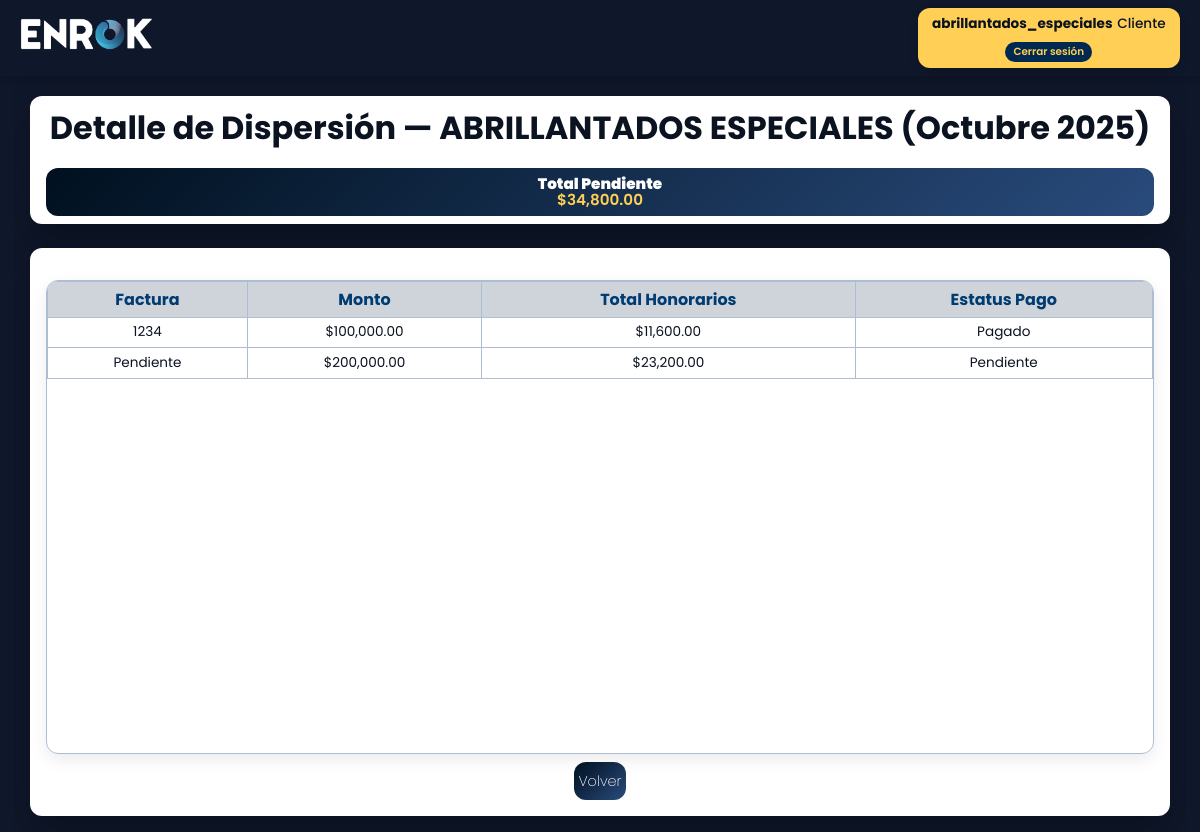
Screenshot of /detalle/cliente/?mes=10&anio=2025 (signed in) with the database file from the repository.
### clientes/models.py (models this page shows, shortened)
class Cliente(models.Model):
    servicio = models.CharField(max_length=100)
    comision_procom = models.FloatField(blank=True, null=True)
    factura = models.CharField(blank=True, null=True)
    nombre = models.CharField(max_length=150)
    tipo_persona = models.CharField(max_length=50)
    utilidad_enrok = models.FloatField(blank=True, null=True)
    comisionista_1 = models.CharField(max_length=100, blank=True, null=True)
    porcentaje_1 = models.FloatField(blank=True, null=True)
    comisionista_2 = models.CharField(max_length=100, blank=True, null=True)
    porcentaje_2 = models.FloatField(blank=True, null=True)
    comisionista_3 = models.CharField(max_length=100, blank=True, null=True)
    porcentaje_3 = models.FloatField(blank=True, null=True)
    comisionista_4 = models.CharField(max_length=100, blank=True, null=True)
    porcentaje_4 = models.FloatField(blank=True, null=True)
    comisionista_5 = models.CharField(max_length=100, blank=True, null=True)
    porcentaje_5 = models.FloatField(blank=True, null=True)
    comisionista_6 = models.CharField(max_length=100, blank=True, null=True)
    porcentaje_6 = models.FloatField(blank=True, null=True)
    comisionista_7 = models.CharField(max_length=100, blank=True, null=True)
    porcentaje_7 = models.FloatField(blank=True, null=True)
    comisionista_8 = models.CharField(max_length=100, blank=True, null=True)
    porcentaje_8 = models.FloatField(blank=True, null=True)
    comisionista_9 = models.CharField(max_length=100, blank=True, null=True)
    porcentaje_9 = models.FloatField(blank=True, null=True)
    fecha_registro = models.DateTimeField(auto_now_add=True)
    usuario = models.OneToOneField(User, on_delete=models.CASCADE, related_name='cliente_asociado')

### dispersiones/models.py (models this page shows, shortened)
class Dispersion(models.Model):
    fecha = models.DateTimeField(default=timezone.now)
    cliente = models.ForeignKey(Cliente, on_delete=models.CASCADE)
    factura = models.CharField(max_length=100)
    num_factura = models.CharField(max_length=100, blank=True, null=True)
    monto = models.DecimalField(max_digits=12, decimal_places=2)
    comision = models.DecimalField(max_digits=12, decimal_places=2, editable=False)
    num_factura_honorarios = models.CharField(max_length=100, blank=True, null=True)
    total_honorarios = models.DecimalField(max_digits=12, decimal_places=2, editable=False)
    estatus_proceso = models.CharField(max_length=50)
    comentarios = models.TextField(blank=True, null=True)
    num_periodo = models.CharField(max_length=50, blank=True, null=True)
    estatus_periodo = models.CharField(max_length=50)
    estatus_pago = models.CharField(max_length=50, default="Pendiente")
    comision_procom = models.DecimalField(max_digits=5, decimal_places=2, editable=False)
    class Meta:
        permissions = [
            ("actualizar_estatus_dispersion", "Puede actualizar estatus de pago en dispersiones"),
        ]

### core/views.py (the view)
# urls.py: path('detalle/cliente/', reporte_detalle_cliente, name='detalle_cliente'),
@login_required
def reporte_detalle_cliente(request):
    cliente = getattr(request.user, 'cliente_asociado', None)
    if not cliente:
        return redirect('panel_cliente')
    mes = int(request.GET.get('mes'))
    anio = int(request.GET.get('anio'))
    dispersiones = Dispersion.objects.filter(
        cliente=cliente,
        fecha__month=mes,
        fecha__year=anio
    ).order_by('fecha')
    mes_nombre = MESES_ES.get(mes, "")
    total_pendiente = dispersiones.aggregate(total=Sum('total_honorarios'))['total'] or 0
    return render(request, 'clientes/detalle_cliente.html', {
        'cliente': cliente,
        'dispersiones': dispersiones,
        'mes': mes,
        'anio': anio,
        'mes_nombre': mes_nombre,
        'total_pendiente': total_pendiente,
    })

### core/templates/clientes/detalle_cliente.html (shortened to what this page needs)
{% extends 'base_listar.html' %}
{% load humanize %}
{% block title_filters %}
  <div class="card-top">
    <h1>Detalle de Dispersión — {{ cliente.nombre }} ({{ mes_nombre }} {{ anio }})</h1>
    <div class="pendiente-box">
      <div>
        <h2>Total Pendiente</h2>
        <strong class="monto">${{ total_pendiente|floatformat:2|intcomma }}</strong>
      </div>
    </div>
  </div>
{% endblock %}
{% block content %}
  <div class="card">
    <div class="table-container">
      <table>
        <tr>
          <th>Factura</th>
          <th>Monto</th>
          <th>Total Honorarios</th>
          <th>Estatus Pago</th>
        </tr>
        {% for d in dispersiones %}
        <tr>
          <td>{{ d.num_factura_honorarios|default_if_none:"Pendiente"|default:"Pendiente" }}</td>
          <td>${{ d.monto|floatformat:2|intcomma }}</td>
          <td>${{ d.total_honorarios|floatformat:2|intcomma }}</td>
          <td>{{ d.estatus_pago }}</td>
        </tr>
        {% empty %}
        <tr>
          <td colspan="4" style="text-align:center;">No hay registros para este mes.</td>
        </tr>
        {% endfor %}
      </table>
    </div>
    <div style="margin-top:.5rem;text-align:center;">
      <a href="{% url 'dispersiones_cliente' %}" class="btn filtro_pagado">Volver</a>
    </div>
  </div>
{% endblock %}

### templates/includes/header.html (shortened to what this page needs)
{% load static %}
<header class="navbar navbar--compact">
  <div class="container">
    <div class="logo-box">
      <a href="{% url 'enrok' %}" class="logo-link">
        <img src="{% static 'img/logo.png' %}" alt="Enrok" class="logo-img">
      </a>
    </div>
    <div class="user-box">
      <div class="user-info">
        <a href="{% url 'usuario' %}">
          <strong>{{ user.get_full_name|default:user.username }}</strong>
        </a>
        <small>{{ user.groups.all.0.name|default:"Sin grupo" }}</small>
      </div>
      <form action="{% url 'logout' %}" method="post" style="display:inline;">
        <button type="submit" class="logout-btn">Cerrar sesión</button>
      </form>
    </div>
  </div>
</header>

### static/css/style.css (style rules this page uses)
:root { --fuente-principal: 'Poppins', system-ui, -apple-system, Segoe UI, Roboto, sans-serif; }
*, *::before, *::after { font-family: var(--fuente-principal) !important; box-sizing: border-box; }
body { min-height: 100vh; display: grid; place-items: start center; background: #0f172a; margin: 0; padding-top: 2rem; }
.navbar { position: fixed; top: 0; left: 0; width: 100%; background-color: #0f172a; padding: 0.8rem 2rem; color: #fff; box-shadow: 0 2px 8px rgba(0,0,0,.2); z-index: 100; }
.navbar .container { display: flex; justify-content: space-between; align-items: center; flex-wrap: wrap; gap: 1rem; }
.logo-box { display: flex; align-items: center; gap: 0.7rem; }
.logo-img { height: 40px; width: auto; }
.card, .card-top { width: 95vw; max-width: 1200px; margin: 1rem; background: #ffffff; color: #0b1220; padding: 1rem; border-radius: 12px; box-shadow: 0 18px 40px rgba(0,0,0,.25); }
.card { min-height: 80vh; overflow-y: auto; margin-bottom: 3rem; }
.card-top { margin-top: 5rem; }
h1 { text-align: center; margin-bottom: 1rem; margin-top: 0rem; }
.btn_filtros, .btn, .filtro_pagado { padding: 4px 8px; text-decoration: none; display: inline-block; color: #ffcf56; background: transparent; border: none; font-weight: 200; text-align: center; line-height: 30px; font-size: .9rem; cursor: pointer; transition: 0.3s; }
.filtro_pagado { background: linear-gradient(135deg, #00101f 0%, #294b7c 100%); border-radius: 12px; color: #fff; padding: .25rem; }
.pendiente-box { position: relative; background: linear-gradient(135deg, #00101f 0%, #294b7c 100%); color: white; padding: 1rem; border-radius: 12px; text-align: center; display: flex; justify-content: center; align-items: center; gap: 6rem; flex-wrap: wrap; margin-top: 1rem; }
.pendiente-box > div { display: flex; flex-direction: column; align-items: center; justify-content: center; min-width: 180px; }
.pendiente-box h2 { margin: 0; font-size: 1rem; font-weight: 900; }
.pendiente-box .monto, .pendiente-box p { font-size: 1rem; font-weight: 600; margin: 0; color: #ffcf56; }
table { width: 100%; border-collapse: collapse; }
th, td { border: 1px solid #aebed2; padding: 0.3rem; text-align: center; font-size: 0.85rem; }
th { background: rgb(206, 212, 218); text-align: center; color: #003b71; font-size: 1rem; }
.table-container { border: 1px solid #aebed2; border-radius: 12px; overflow: hidden; margin-top: 1rem; max-height: 70vh; overflow-y: auto; box-shadow: 0 6px 16px rgba(0,0,0,.08); }
.user-box { display: block; top: 1rem; right: 1.5rem; background: #ffcf56; color: #0b1220; align-items: center; justify-content: center; gap: 0.25rem; padding: .6rem 1.2rem; border-radius: 12px; font-weight: 700; box-shadow: 0 4px 10px rgba(0,0,0,.15); font-size: .9rem; text-align: center; }
.logout-btn { all: unset; margin-top: .5rem; padding: 4px 10px; text-decoration: none; display: inline-block; color: #ffcf56; background: #002952; border: none; font-size: .7rem; font-weight: 600; text-align: center; cursor: pointer; transition: 0.3s; border-radius: 12px; }
.card { min-height: 0; height: auto; flex: 1 1 auto; overflow: hidden; display: flex; flex-direction: column; }
.table-container { flex: 1 1 auto; min-height: 0; height: auto; max-height: none; }
.table-container { overflow-x: auto; overflow-y: auto; width: 100%; max-width: 100%; -webkit-overflow-scrolling: touch; }
.table-container table { width: max-content; min-width: 100%; border-collapse: collapse; }
.table-container th, .table-container td { white-space: nowrap; }
.table-container th:nth-child(2), .table-container td:nth-child(2) { white-space: normal; max-width: 280px; word-break: break-word; }
.table-container tr:first-child th { position: sticky; top: 0; z-index: 1; }
.table-container { scrollbar-width: thin; scrollbar-color: rgba(174,190,210,.35) transparent; }
.card-top { padding-top: .5rem; padding-bottom: .5rem; margin-top: 4rem; margin-bottom: .5rem; }
.card-top h1 { margin-bottom: .5rem; }
.card-top .pendiente-box { padding: .5rem .75rem; gap: 2rem; }
.card-top .pendiente-box > div { min-width: 140px; }
.card-top .pendiente-box h2, .card-top .pendiente-box .monto, .card-top .pendiente-box p { font-size: .95rem; }
.card { margin-bottom: 1rem; }
.card-top .pendiente-box h2, .card-top .pendiente-box .monto { margin: 0; line-height: 1.05; }

### rows the page displays
Cliente: nombre "ABRILLANTADOS ESPECIALES"
Dispersion: num_factura_honorarios "1234", monto "100,000.00", total_honorarios "11,600.00", estatus_pago "Pagado"
Dispersion: num_factura_honorarios "Pendiente", monto "200,000.00", total_honorarios "23,200.00", estatus_pago "Pendiente"

### other values shown
{{ user.get_full_name|default:user.username }} "abrillantados_especiales"
{{ user.groups.all.0.name|default:"Sin grupo" }} "Cliente"
{{ mes_nombre }} "Octubre"
{{ anio }} "2025"
{{ total_pendiente|floatformat:2|intcomma }} "34,800.00"
